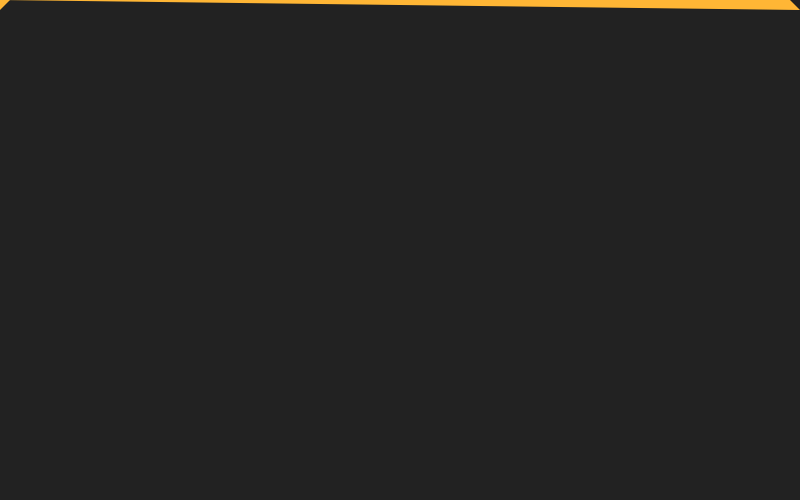
Frame 1 (no input)
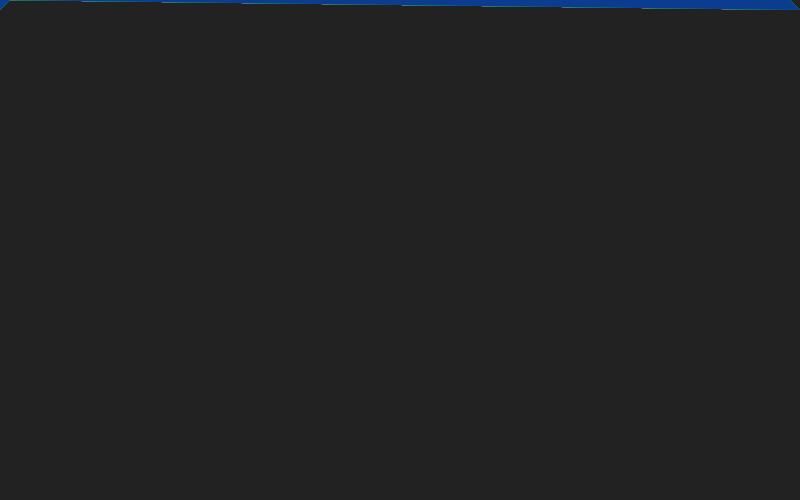
Frame 60 (no input)
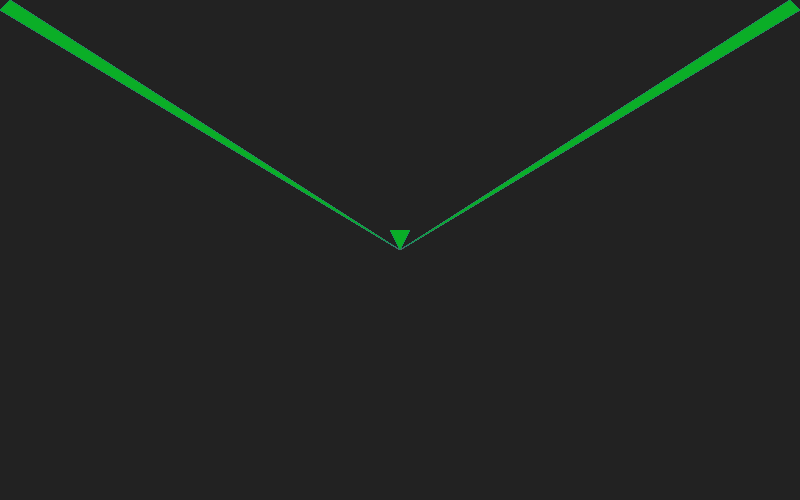
Frame 120 (the mouse pressed at the canvas centre since frame 60)

The p5.js sketch that drew these frames (run headless with seeded random() and noise() and a simulated clock; from frame 60 on, the mouse is pressed at the canvas centre):

// p5.js sketch
// ── sketch.js
///Challenge 3 Sawyer and Miranda


////declaring an array
var points = [];

///setting up canvas
function setup() {
  createCanvas(800, 500);
}

///will draw again and again
function draw() {
  background('#222222');
  var point = { //instantiating coordinates to be mouse coordinates
    x: mouseX,
    y: mouseY
  }
  points.push(point); ///add point to the end of array on each draw
  
  
  ///referenced the code from 
  ///DM-1133-C-CreativeCoding-FA16-Bennett/wk4/P5_arrayExamples/example_09_08_mouse_history/

  if (points.length > 50) { /// if the number of values in array is more than 50
    points.splice(0, 1); ///add 1 to each value over 50 starting from beginning
  }
  for (var i = 0; i < points.length; i++) { 
    // Draw an triangle for each element in the arrays. 
    // Color and size are tied to the loop's counter: i.
    noStroke();
    fill(255 - i * 5, random(255), random(255), 255 - i);
    triangle(points[i].x, points[i].y, 0, 10, 10, 0);
    triangle(points[i].x, points[i].y, 800, 10, 790, 0); //these triangles come together at mouseX, mouseY

    triangle(points[i].x, points[i].y, points[i].x + 10, points[i].y - 20, points[i].x - 10, points[i].y - 20);
    ///draw a small triangle at cursor point 
  }




}
